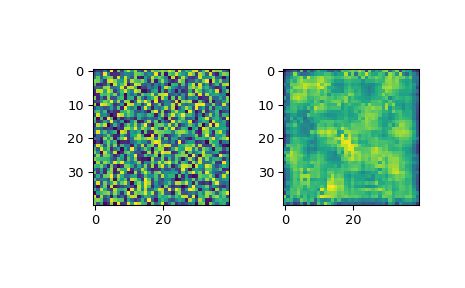

Source code (Python):
from scipy.misc import face
from scipy.signal.signaltools import wiener
import matplotlib.pyplot as plt
import numpy as np
rng = np.random.default_rng()
img = rng.random((40, 40))    #Create a random image
filtered_img = wiener(img, (5, 5))  #Filter the image
f, (plot1, plot2) = plt.subplots(1, 2)
plot1.imshow(img)
plot2.imshow(filtered_img)
plt.show()
